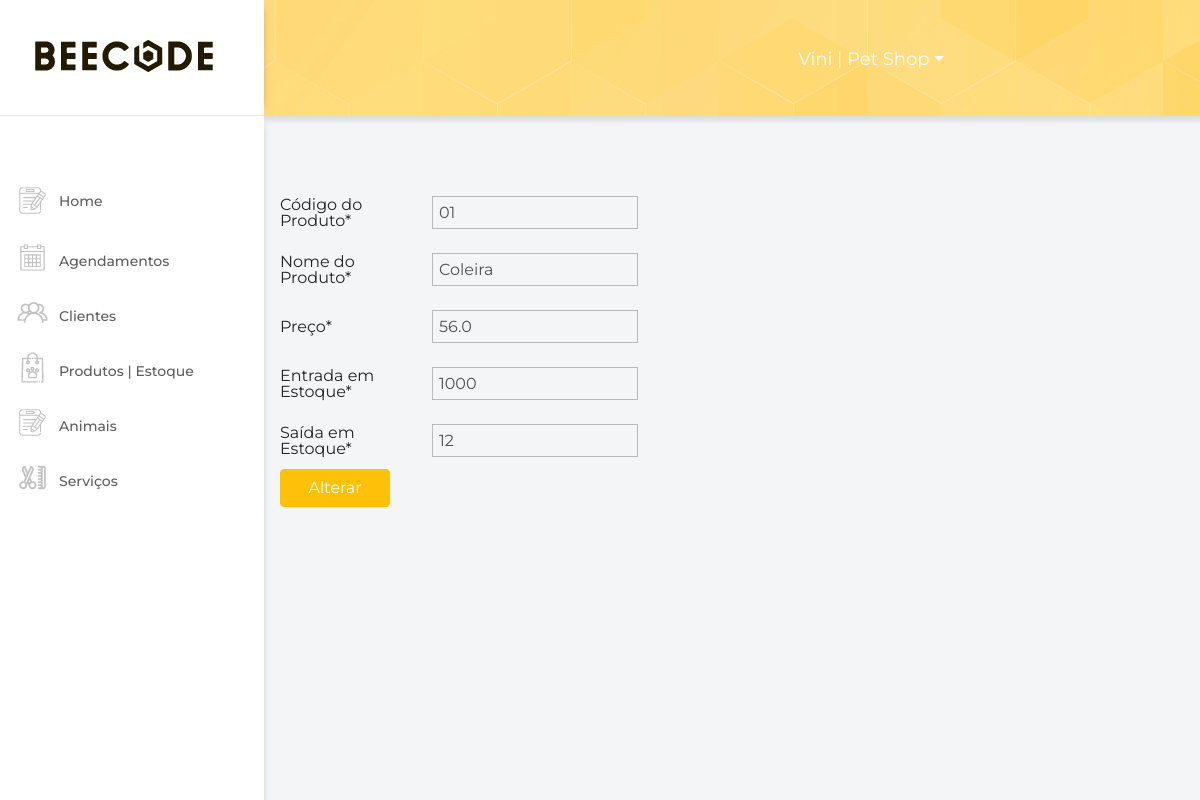
The app's page /alterar-produto/1/ (signed in) with its own data.
### accounts/models.py (models this page shows, shortened)
class User(AbstractUser):
    SEXO_CHOICES = (
        ("F", "Feminino"),
        ("M", "Masculino"),
        ("N", "Nenhuma das opções"),
    )
    USER_TYPE = (
        ("C", "Cliente"),
        ("F", "Funcionário"),
    )
    phone = models.IntegerField("Telefone", default=0)
    birth_date = models.DateTimeField("Data de Nascimento", auto_now_add=False, blank=True, null=True, default=timezone.now)
    job_rule = models.CharField("Cargo", max_length=8, null=False, blank=True)
    sex = models.CharField("Sexo", max_length=1, choices=SEXO_CHOICES)
    user_type = models.CharField("Tipo de Usuário", max_length=1, choices=USER_TYPE, default="C")
    cpf = models.CharField("CPF", max_length=11, null=False, blank=False)
    zipcode = models.IntegerField('CEP', default=0, null=True, blank=True)
    street = models.CharField('Rua', max_length=100, null=True, blank=True)
    number = models.IntegerField('Número', default=0, null=True, blank=True)
    complement = models.CharField('Complemento', max_length=100, null=False, blank=True)
    district = models.CharField('Bairro', max_length=30, null=True, blank=True)
    city = models.CharField('Cidade', max_length=30, null=True, blank=True)
    state = models.CharField('Estado', max_length=2, null=True, blank=True)
    created_at = models.DateTimeField("Data de Criação", auto_now_add=True)
    updated_at = models.DateTimeField("Data de Alteração", auto_now=True)
    class Meta:
        verbose_name = "Usuário"
        verbose_name_plural = "Usuários"

### products/models.py (models this page shows, shortened)
class Product(models.Model):
    code = models.CharField("Código do Produto", max_length=999, null=False, blank=False)
    name = models.CharField("Nome do Produto", max_length=256, null=False, blank=False)
    price = models.FloatField("Preço", default=0)
    quantity = models.IntegerField("Quantidade em Estoque", default=0)
    stock_entry = models.IntegerField("Entrada em Estoque", default=0)
    stock_exit = models.IntegerField("Saída em Estoque", default=0)
    created_at = models.DateTimeField("Data de Criação", auto_now_add=True)
    updated_at = models.DateTimeField("Data de Alteração", auto_now=True)
    class Meta:
        verbose_name = "Produto"
        verbose_name_plural = "Produtos"

### products/views.py (the view)
# urls.py: path('alterar-produto/<int:pk>/', product_update, name="product_update"),
@login_required
@csrf_exempt
def product_update(request, pk):
    product = get_object_or_404(Product, pk=pk)
    form = ProductForm(request.POST or None, instance=product)
    if request.method == "POST":
        if form.is_valid():
            form.save()
            messages.success(request, "Sucesso!")
            return redirect(reverse('products:product_update', kwargs={ "pk": pk }))
    return render(request, "products/product_update.html", context={ "form": form, "product": product })

### products/forms.py
class ProductForm(forms.ModelForm):
    class Meta:
        model = Product
        fields = '__all__'
        exclude = ['quantity']
    def __init__(self,*args,**kwargs):
        super(ProductForm,self).__init__(*args,**kwargs)
        for field in self.fields:
            self.fields[field].widget.attrs={ 'class': 'form-group' }

### products/templates/products/product_update.html (shortened to what this page needs)
{% extends "base.html" %}
{% load crispy_forms_tags %}
{% load static %}
{% block content %}
<div class="home">
  <div class="cadastro">
    <div class="container">
      <form method="post" action="{% url 'products:product_update' product.pk %}">
        {{ form|crispy }}
        <button type="submit" class="btn btn-warning" style="color: #fff;">Alterar</button>
      </form>
    </div>
  </div>
</div>
{% endblock %}

### core/templates/navbar.html (shortened to what this page needs)
{% load sass_tags %} {% load static %} {% block navbar %}
<div class="nav">
  <div class="logo">
    <a class="navbar-brand" href="{% url 'index' %}">
      <img class="user" src="{% static 'img/logo.png' %}" />
    </a>
  </div>
  <div class="config">
    <ul class="nav nav-tabs">
      <li class="nav-item dropdown">
        {% if user.is_authenticated %}
        <a class="nav-link dropdown-toggle" data-toggle="dropdown" href="#" role="button" aria-haspopup="true"
          aria-expanded="false">{{ user.username }} | Pet Shop</a>
    {% endif %}
  </div>
</div>
<div class="nav-vertical">
  <ul class="nav flex-column">
    <li class="nav-item">
      <a class="nav-link homeNav" href="{% url 'index' %}">
        <img class="img-cadastro" src="{% static 'img/cadastro.png' %}" alt="home" />
        <span>Home</span>
      </a>
    </li>
    {% if user.is_authenticated %}
    <li class="nav-item">
      <a class="nav-link navAgendamento" href="{% url 'schedules:schedules' %}">
        <img class="img-cadastro" src="{% static 'img/agendamento.png' %}" alt="schedules" />
        Agendamentos
      </a>
    </li>
    <li class="nav-item">
      <a class="nav-link navClientes" href="{% url 'accounts:clients' %}">
        <img class="img-cadastro" src="{% static 'img/funcionarios.png' %}" alt="clients" />
        Clientes
      </a>
    </li>
    <li class="nav-item">
      <a class="nav-link navProdutos" href="{% url 'products:products' %}">
        <img class="img-cadastro" src="{% static 'img/estoque.png' %}" alt="products" />
        Produtos | Estoque
      </a>
    </li>
    <li class="nav-item">
      <a class="nav-link navAnimais" href="{% url 'pets:pets' %}">
        <img class="img-cadastro" src="{% static 'img/cadastro.png' %}" alt="pets" />
        Animais
      </a>
    </li>
    <li class="nav-item">
      <a class="nav-link navServicos" href="{% url 'services:services' %}">
        <img class="img-cadastro" src="{% static 'img/servicos.png' %}" alt="services" />
        Serviços
      </a>
    </li>
     {% endif %}
  </ul>
</div>
{% endblock %}

### core/static/css/main.css (style rules this page uses)
*:not(.fa) { font-family: "Montserrat", sans-serif !important; }
body { background-color: #f3f5f7; overflow-x: hidden; }
.container { width: 100%; max-width: 1024px; margin: 0 auto; }
.home { position: relative; width: 100%; margin: 0 0 0 auto; max-width: calc(100% - 265px); }
.cadastro { padding-top: 68px; }
.nav { -webkit-box-align: center; -ms-flex-align: center; align-items: center; background: url("../img/bg-login.jpg"); position: relative; -webkit-box-shadow: 10px 10px 5px -5px rgba(0, 0, 0, 0.1); box-shadow: 10px 10px 5px -5px rgba(0, 0, 0, 0.1); padding-left: 0 !important; }
.nav .logo { background-color: #fff; padding: 35px; -webkit-box-shadow: 8px 0px 8px -10px rgba(0, 0, 0, 0.25); box-shadow: 8px 0px 8px -10px rgba(0, 0, 0, 0.25); border-bottom: 1px solid #e6e6e6; }
.nav .config { position: absolute; right: 240px; }
.nav .nav-tabs { border: none; background: transparent; -webkit-box-shadow: none; box-shadow: none; }
.nav .nav-tabs .nav-link { border: none; font-size: 18px; font-family: "Montserrat", sans-serif; font-weight: 400; color: #fff; }
.nav-item span { margin: 10px 0px !important; position: absolute; }
.nav-vertical { position: fixed; height: 100vh; background: #fff; width: 264px; -webkit-box-shadow: 8px 0px 8px -10px rgba(0, 0, 0, 0.25); box-shadow: 8px 0px 8px -10px rgba(0, 0, 0, 0.25); }
.nav-vertical .nav { -webkit-box-align: baseline; -ms-flex-align: baseline; align-items: baseline; background: #fff; -webkit-box-shadow: none; box-shadow: none; margin-top: 60px; padding-left: 20px; }
.nav-vertical .nav-item { width: 100%; }
.nav-vertical .nav-item .nav-link { font-size: 14px; font-family: "Montserrat", sans-serif; font-weight: 500; color: #5f5d5e; }
.nav-link:not(.homeNav) { align-items: center !important; display: flex !important; flex-direction: row !important; flex-wrap: wrap !important; }
.nav-vertical .nav-item .nav-link .img-cadastro { padding-right: 10px; padding-bottom: 6px; }
.btn-warning { width: 110px; color: #fff !important; }
input, select { background: transparent; border: 1px solid #b9b9b9 !important; padding: 6px; color: #525252; margin: 12px !important; }
.control-group { align-items: center; display: flex; flex-direction: row; flex-wrap: wrap; }
label { width: 140px; }
.cadastro { max-height: 80vh; overflow-y: auto; }
.img-cadastro { filter: grayscale(1); }

### records on screen
User: username "Vini"
Product: code "01", name "Coleira", price "56.0", stock_entry "1000", stock_exit "12"
